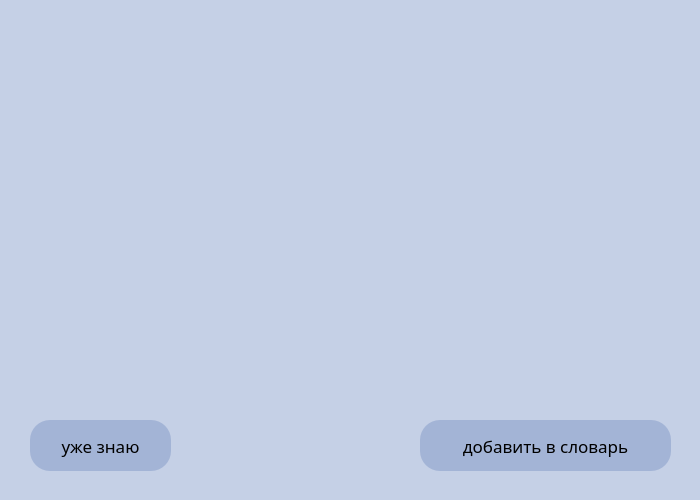
<?xml version="1.0" encoding="UTF-8"?>
<ui version="4.0">
 <class>Form</class>
 <widget class="QWidget" name="Form">
  <property name="geometry">
   <rect>
    <x>0</x>
    <y>0</y>
    <width>700</width>
    <height>500</height>
   </rect>
  </property>
  <property name="windowTitle">
   <string>Form</string>
  </property>
  <property name="styleSheet">
   <string notr="true">background: rgb(197,208,230);</string>
  </property>
  <widget class="QLabel" name="label_photo">
   <property name="geometry">
    <rect>
     <x>200</x>
     <y>50</y>
     <width>301</width>
     <height>241</height>
    </rect>
   </property>
   <property name="styleSheet">
    <string notr="true">border-radius: 10;</string>
   </property>
   <property name="text">
    <string/>
   </property>
   <property name="alignment">
    <set>Qt::AlignCenter</set>
   </property>
  </widget>
  <widget class="QLabel" name="label_eng_word">
   <property name="geometry">
    <rect>
     <x>120</x>
     <y>310</y>
     <width>441</width>
     <height>41</height>
    </rect>
   </property>
   <property name="font">
    <font>
     <pointsize>13</pointsize>
     <weight>75</weight>
     <italic>false</italic>
     <bold>true</bold>
     <underline>false</underline>
     <stylestrategy>PreferAntialias</stylestrategy>
    </font>
   </property>
   <property name="text">
    <string/>
   </property>
   <property name="alignment">
    <set>Qt::AlignCenter</set>
   </property>
  </widget>
  <widget class="QLabel" name="label_rus_word">
   <property name="geometry">
    <rect>
     <x>120</x>
     <y>360</y>
     <width>441</width>
     <height>41</height>
    </rect>
   </property>
   <property name="font">
    <font>
     <pointsize>13</pointsize>
     <weight>75</weight>
     <bold>true</bold>
    </font>
   </property>
   <property name="text">
    <string/>
   </property>
   <property name="alignment">
    <set>Qt::AlignCenter</set>
   </property>
  </widget>
  <widget class="QPushButton" name="but_dont_add">
   <property name="geometry">
    <rect>
     <x>30</x>
     <y>420</y>
     <width>141</width>
     <height>51</height>
    </rect>
   </property>
   <property name="font">
    <font>
     <family>Yu Gothic UI Semilight</family>
     <pointsize>13</pointsize>
     <weight>50</weight>
     <italic>false</italic>
     <bold>false</bold>
    </font>
   </property>
   <property name="styleSheet">
    <string notr="true">border-radius: 20;
background-color: #a3b4d6;
font: 13pt &quot;Yu Gothic UI Semilight&quot;;
</string>
   </property>
   <property name="text">
    <string>уже знаю</string>
   </property>
  </widget>
  <widget class="QPushButton" name="but_add">
   <property name="geometry">
    <rect>
     <x>420</x>
     <y>420</y>
     <width>251</width>
     <height>51</height>
    </rect>
   </property>
   <property name="font">
    <font>
     <family>Yu Gothic UI Semilight</family>
     <pointsize>13</pointsize>
     <weight>50</weight>
     <italic>false</italic>
     <bold>false</bold>
    </font>
   </property>
   <property name="styleSheet">
    <string notr="true">border-radius: 20;
background-color: #a3b4d6;
font: 75 13pt &quot;Segoe Print&quot;;
font: 13pt &quot;Yu Gothic UI Semilight&quot;;</string>
   </property>
   <property name="text">
    <string>добавить в словарь</string>
   </property>
  </widget>
 </widget>
 <resources/>
 <connections/>
</ui>
